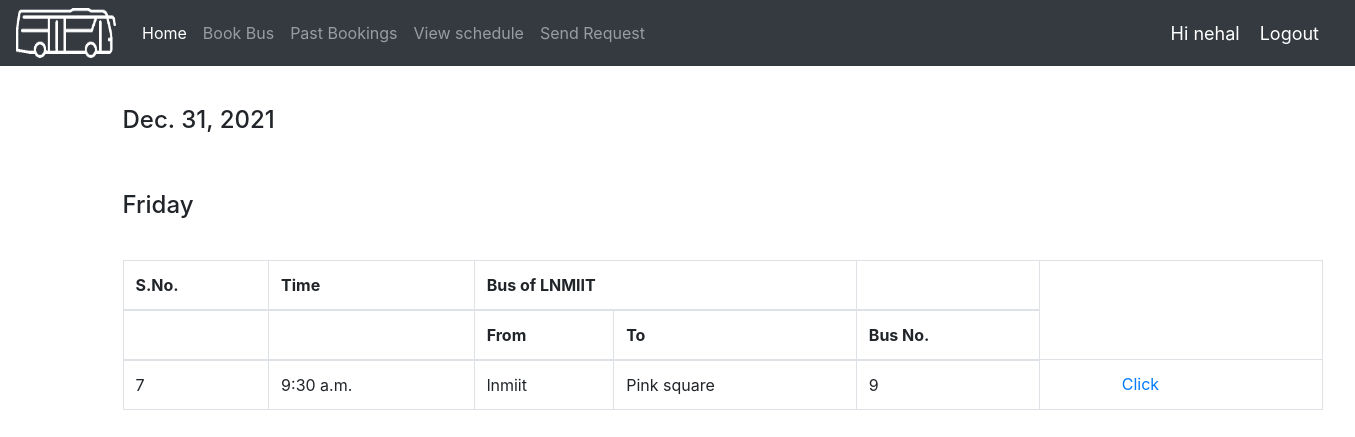
The page /book_bus/ (signed in) on the database its author committed.
### bus_M_/models.py (models this page shows, shortened)
class Schedule(models.Model):
    CATEGORY = (
			('Sunday', 'Sunday'),
			('Monday', 'Monday'),
            ('Tuesday', 'Tuesday'),
            ('Wednesday', 'Wednesday'),
            ('Thrusday', 'Thrusday'),
            ('Friday', 'Friday'),
            ('Saturday', 'Saturday'),
			)
    schedule_id = models.AutoField(primary_key=True)
    bus_id = models.ForeignKey(Bus, null=True, on_delete= models.CASCADE)
    time = models.TimeField(null=False)
    start = models.CharField(max_length=300,null=False)
    destination=models.CharField(max_length=300,null=False)
    available_seats = models.IntegerField(null=False)
    day= models.CharField(max_length=200,null=False,choices=CATEGORY)
    running_status = models.BooleanField(default=True)

class Bus(models.Model):
    bus_id = models.AutoField(primary_key=True)
    driver_id = models.ForeignKey(Driver, null=True, on_delete= models.CASCADE)
    availability = models.BooleanField(default=True)
    capacity = models.IntegerField(null=False)
    def __str__(self):
        return str(self.bus_id)

### bus_M_/views.py (the view)
# urls.py: path('book_bus/', views.book_bus, name='book_bus'),
@login_required(login_url='login')
def book_bus(request):
    date=timezone.now().date()
    curr_date = date.today()
    curr_day = calendar.day_name[curr_date.weekday()]
    allD=Schedule.objects.filter(day='Friday')
    context={'allD': allD,'date':date,'curr_day':curr_day}
    return render(request,'accounts/Book_bus.html',context)

### bus_M_/templates/accounts/Book_bus.html (shortened to what this page needs)
{%  extends 'accounts/main.html' %}
{% block content %}
		<br>
         <section class="contact" data-aos="fade-up" data-aos-easing="ease-in-out" data-aos-duration="500">
      <div class="container">
        <div class="row">
          <div class="col-lg-6">
            <form action="forms/contact.php" method="post" role="form" class="php-email-form" style="width: 1300px;">
                <div class="form-group mt-3">
                  <h4 id="email">{{date}}</h4>
                </div>
              <br>
              <div class="form-group mt-3">
                <h4 id="subject">{{curr_day}}</h4>
              </div>
              <br>
              <article class="entry" style="width: 1200px;">
              <div class="entry-content">
                 <table class="table table-bordered">
                                    <thead>
                                        <tr>
                                            <th>S.No.</th>
                                            <th>Time</th>
                                            <th colspan="2">Bus of LNMIIT</th>
                                            <th></th>
                                        </tr>
                                        <tr>
                                            <th></th>
                                            <th></th>
                                            <th>From</th>
                                            <th>To</th>
                                            <th>Bus No.</th>
                                        </tr>
                                        </thead>
                                    <tbody>
                                        {% for p in allD %}
                                        <tr>
                                            <td>{{p.schedule_id}}</td>
                                            <td>{{p.time}}</td>
                                            <td>{{p.start}}</td>
                                            <td>{{p.destination}}</td>
                                            <td>{{p.bus_id }}</td>
                                            <td><a type="submit" style="margin-left: 70px;" href="{% url 'booking' p.schedule_id %}">Click</a></td>
                                        </tr>
                                        {%endfor%}
                                    </tbody>
                                        </table>
              </div>
            </article>
<br>
            </form>
          </div>
        </div>
      </div>
    </section>
{% endblock content %}

### bus_M_/templates/accounts/navbar.html (shortened to what this page needs)
{% load static %}
<nav class="navbar navbar-expand-lg navbar-dark bg-dark">
 <img src="{% static 'images/buslogo.png' %}" class="image">&nbsp; &nbsp;&nbsp;
  <div class="collapse navbar-collapse" id="navbarNav">
    <ul class="navbar-nav">
      <li class="nav-item active">
        <a class="nav-link" href="{% url 'home'%}">Home</a>
      </li>
      <li class="nav-item">
        <a class="nav-link" href="{% url 'book_bus'%}">Book Bus</a>
      </li>
      <li class="nav-item">
        <a class="nav-link" href="{% url 'view_booking'%}">Past Bookings
        </a>
      </li>
       <li class="nav-item">
        <a class="nav-link" href="{% url 'schedule'%}">View schedule</a>
      </li>
       <li class="nav-item">
        <a class="nav-link" href="{%url 'add_request'%}">Send Request</a>
      </li>&nbsp;&nbsp;&nbsp;&nbsp;&nbsp;&nbsp;&nbsp;&nbsp;&nbsp;&nbsp;&nbsp;&nbsp;&nbsp;&nbsp;&nbsp;&nbsp;&nbsp;&nbsp;&nbsp;&nbsp;&nbsp;&nbsp;&nbsp;&nbsp;
    </ul>
  </div>
  <span class="hello-msg">Hi {{request.user.username}}</span>
  <span ><a  class="hello-msg" href="{% url 'logout' %}">Logout</a></span>
</nav>

### bus_M_/templates/accounts/navbar.html (style rules this page uses)
.hello-msg { font-size: 18px; color: #fff; margin-right: 20px; }
.image { width:100px; height:50px; }

### rows shown on the page
Schedule: day "Friday", schedule_id "7", time "9:30 a.m.", start "lnmiit", destination "Pink square", bus_id "9"

### other values the page prints
{{ request.user.username }} "nehal"
